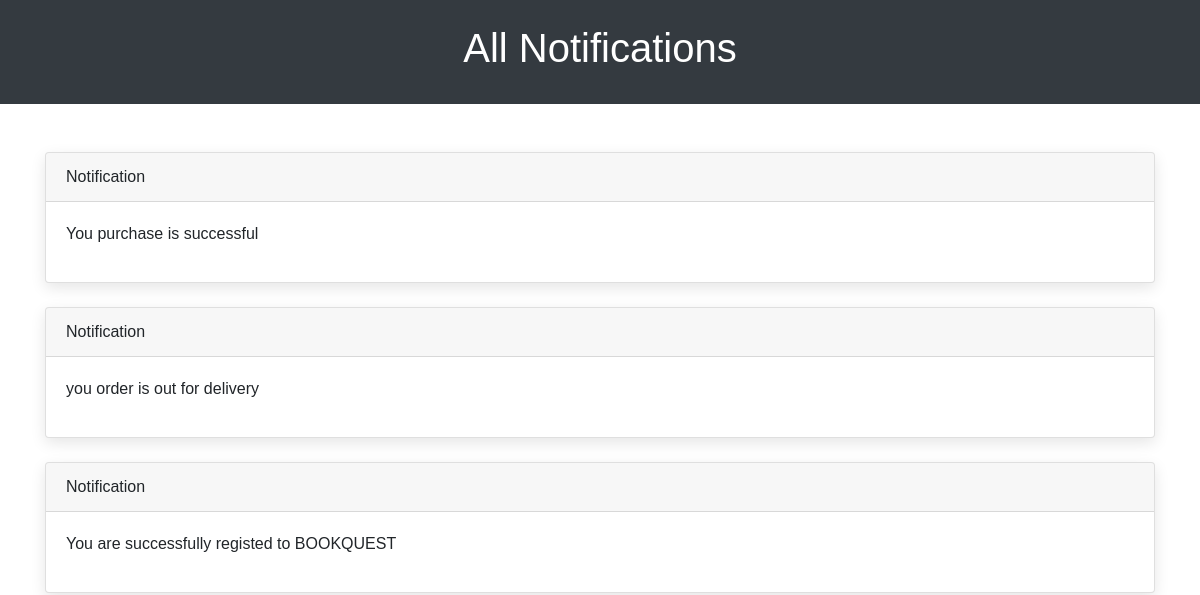
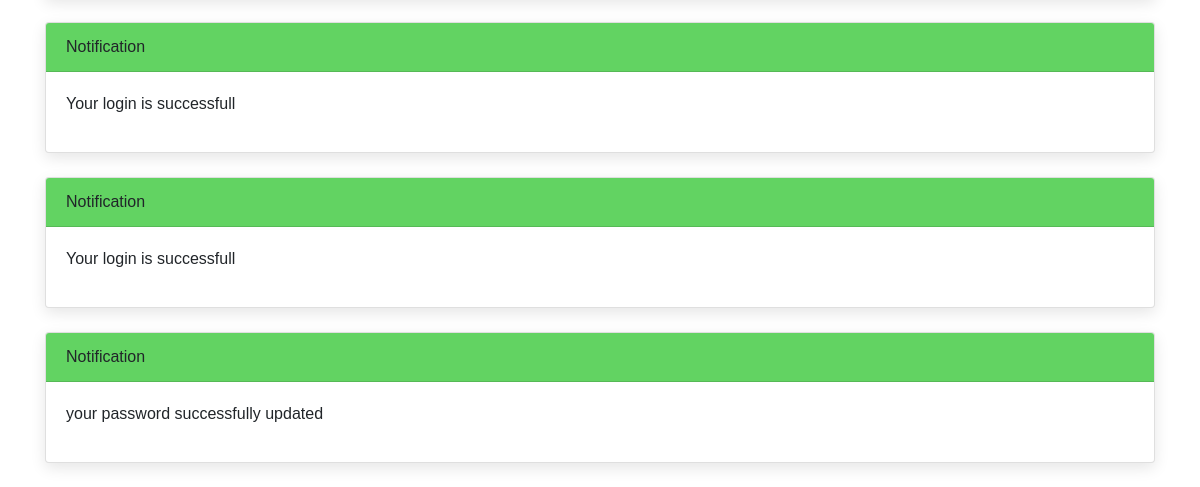
/notification_page (signed in), run on an earlier commit of the app's database (2 pictures, top to bottom).
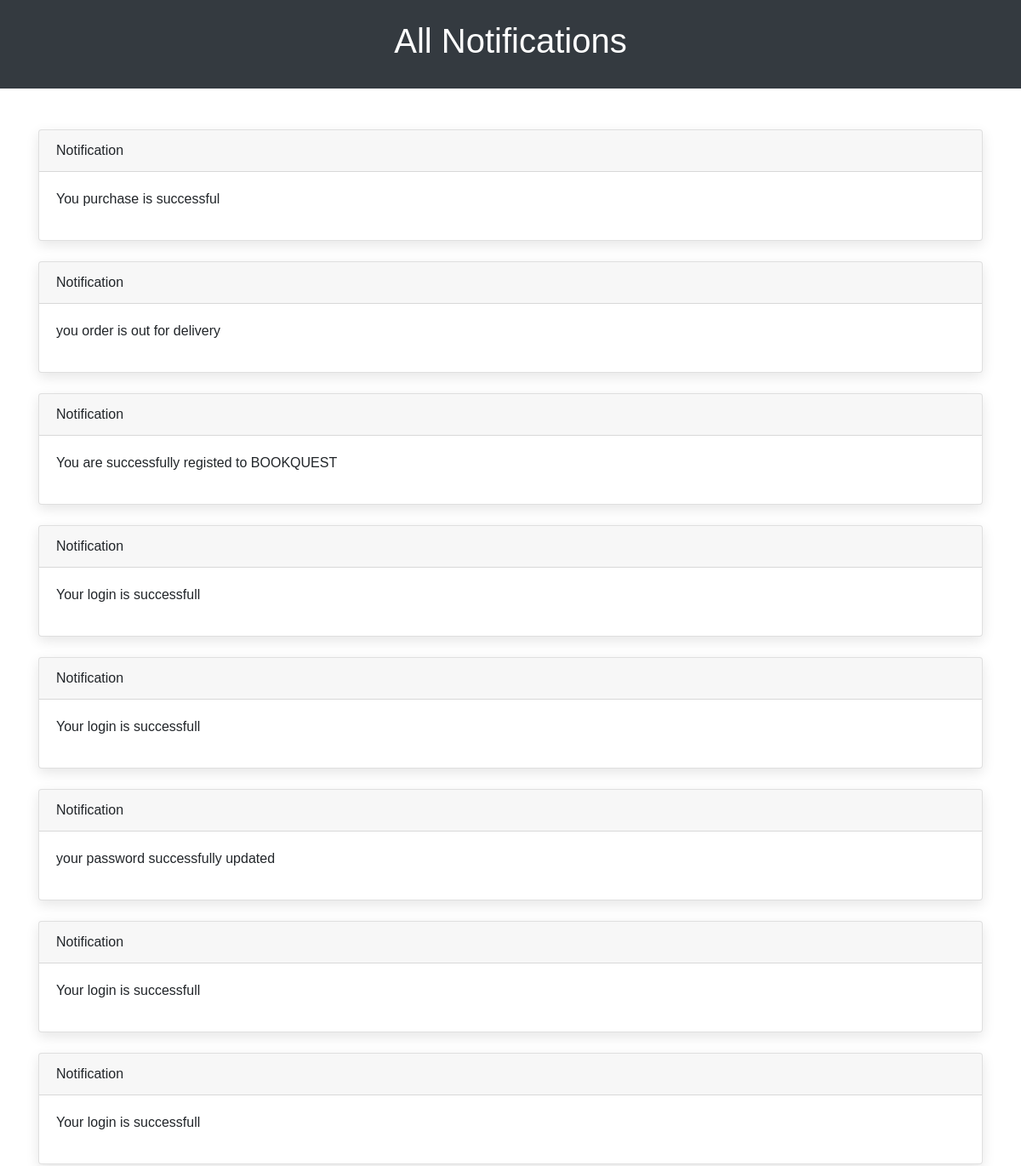
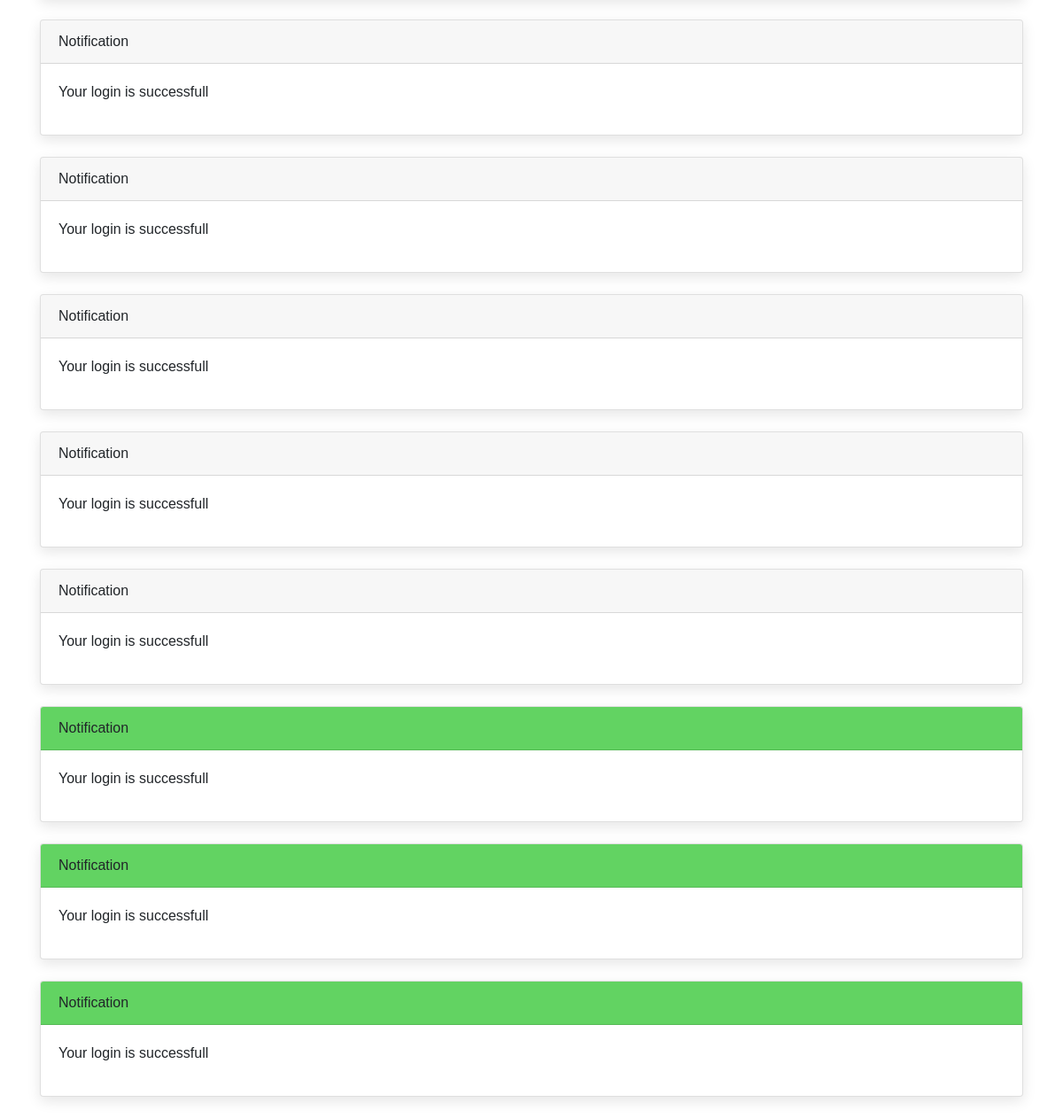
And on a later commit of the database (2 pictures, top to bottom).
### main.py (models this page shows)
class Notification(db.Model):
    _tablename_ = 'notification'
    id = db.Column(db.Integer, primary_key=True)
    user = db.Column(db.String(200), nullable=False)
    text = db.Column(db.String(500), nullable=False)
    isRead = db.Column(db.Boolean(), default=False)

### main.py (the view)
@app.route('/notification_page', methods=['GET'])
def notification_page():
    userEmail = session['user']
    userNotifications = db.session.query(Notification).filter(Notification.user == userEmail).all()
    print("len(userNotifications) = ", len(userNotifications))
    current_notifications = copy.deepcopy(userNotifications)
    for notification in userNotifications:
        notification.isRead = True
    db.session.commit()
    return render_template("notifications_page.html", notifications=current_notifications)

### templates/notifications_page.html (shortened to what this page needs)
<!DOCTYPE html>
<html lang="en">
<head>
    <link rel="stylesheet" href="https://maxcdn.bootstrapcdn.com/bootstrap/4.5.2/css/bootstrap.min.css">
</head>
<body>
    <header class="bg-dark text-white text-center p-4">
        <h1>All Notifications</h1>
    </header>
    <section id="notifications" class="container mt-5">
        <div class="row">
            <div class="col">
                {% if notifications|length != 0 %}
                    {% for notification in notifications %}
                    <div class="card mb-4">
                        {% if notification.isRead == true %}
                            <div class="card-header">
                                Notification
                            </div>
                        {% else %}
                        <div class="card-header" style="background-color: rgb(98, 211, 98);">
                            Notification
                        </div>
                        {% endif %}
                        <div class="card-body">
                            <p>{{ notification.text }}</p>
                        </div>
                    </div>
                    {% endfor %}
                {% endif %}
            </div>
        </div>
    </section>
</body>
</html>

### templates/notifications_page.html (style rules this page uses)
body { font-family: Arial, sans-serif; }
header { font-weight: bold; }
.card { box-shadow: 0 5px 15px rgba(0, 0, 0, 0.1); }

What changed in the data, as far as the page shows it:
changed Notification (number 4 of 16 on the later page): isRead False → True (drawn)
changed Notification (number 5 of 16 on the later page): isRead False → True (drawn)
changed Notification "your password successfully updated": isRead False → True (drawn)
added Notification: isRead "Notification", text "Your login is successfull"
added Notification: isRead "Notification", text "Your login is successfull"
added Notification: isRead "Notification", text "Your login is successfull"
added Notification: isRead "Notification", text "Your login is successfull"
added Notification: isRead "Notification", text "Your login is successfull"
added Notification: isRead "Notification", text "Your login is successfull"
added Notification: isRead "Notification", text "Your login is successfull"
added Notification: isRead "Notification", text "Your login is successfull"
added Notification: isRead "Notification", text "Your login is successfull"
added Notification: isRead "Notification", text "Your login is successfull"
